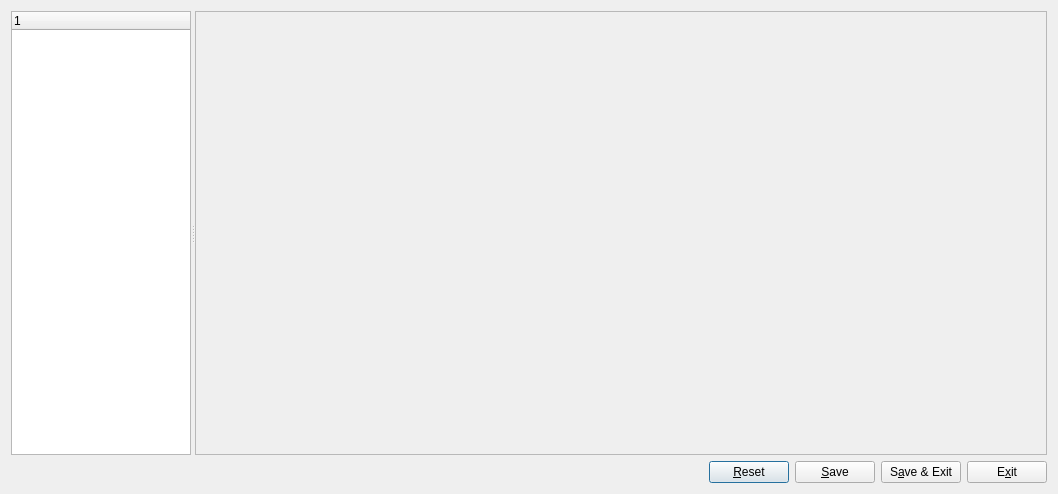
<?xml version="1.0" encoding="UTF-8"?>
<ui version="4.0">
 <class>Dialog</class>
 <widget class="QDialog" name="Dialog">
  <property name="geometry">
   <rect>
    <x>0</x>
    <y>0</y>
    <width>1058</width>
    <height>494</height>
   </rect>
  </property>
  <property name="windowTitle">
   <string>Configuration Settings</string>
  </property>
  <layout class="QGridLayout" name="gridLayout">
   <item row="0" column="0">
    <widget class="QSplitter" name="uiMainSPLT">
     <property name="sizePolicy">
      <sizepolicy hsizetype="Expanding" vsizetype="Expanding">
       <horstretch>0</horstretch>
       <verstretch>0</verstretch>
      </sizepolicy>
     </property>
     <property name="orientation">
      <enum>Qt::Horizontal</enum>
     </property>
     <widget class="QTreeWidget" name="uiPluginsTREE">
      <property name="maximumSize">
       <size>
        <width>180</width>
        <height>16777215</height>
       </size>
      </property>
      <property name="iconSize">
       <size>
        <width>18</width>
        <height>18</height>
       </size>
      </property>
      <property name="rootIsDecorated">
       <bool>false</bool>
      </property>
      <column>
       <property name="text">
        <string notr="true">1</string>
       </property>
      </column>
     </widget>
     <widget class="QScrollArea" name="uiWidgetAREA">
      <property name="widgetResizable">
       <bool>true</bool>
      </property>
      <widget class="QWidget" name="scrollAreaWidgetContents">
       <property name="geometry">
        <rect>
         <x>0</x>
         <y>0</y>
         <width>853</width>
         <height>443</height>
        </rect>
       </property>
      </widget>
     </widget>
    </widget>
   </item>
   <item row="1" column="0">
    <layout class="QHBoxLayout" name="horizontalLayout">
     <item>
      <spacer name="horizontalSpacer">
       <property name="orientation">
        <enum>Qt::Horizontal</enum>
       </property>
       <property name="sizeHint" stdset="0">
        <size>
         <width>40</width>
         <height>20</height>
        </size>
       </property>
      </spacer>
     </item>
     <item>
      <widget class="QPushButton" name="uiResetBTN">
       <property name="text">
        <string>&amp;Reset</string>
       </property>
      </widget>
     </item>
     <item>
      <widget class="QPushButton" name="uiSaveBTN">
       <property name="text">
        <string>&amp;Save</string>
       </property>
      </widget>
     </item>
     <item>
      <widget class="QPushButton" name="uiSaveExitBTN">
       <property name="text">
        <string>S&amp;ave &amp;&amp; Exit</string>
       </property>
      </widget>
     </item>
     <item>
      <widget class="QPushButton" name="uiExitBTN">
       <property name="text">
        <string>E&amp;xit</string>
       </property>
      </widget>
     </item>
    </layout>
   </item>
  </layout>
 </widget>
 <resources/>
 <connections/>
</ui>
